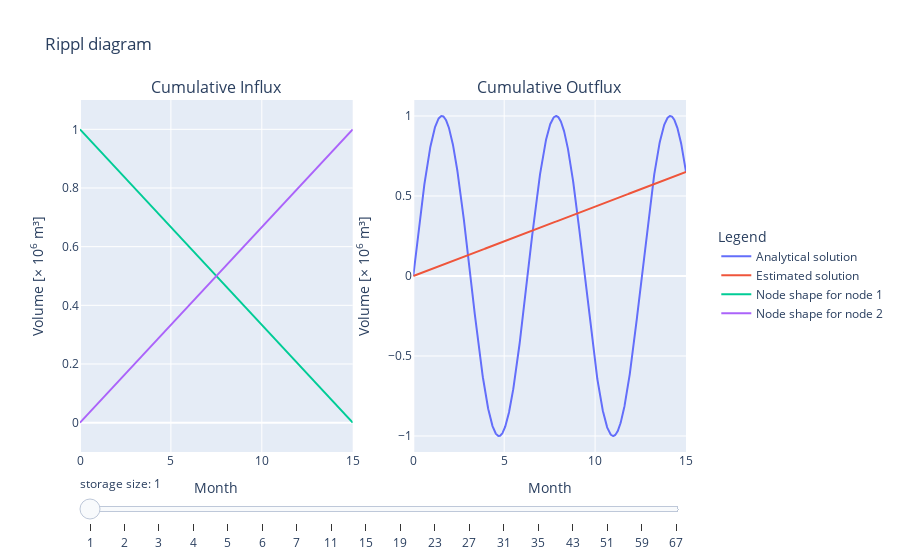

The cell this chart's notebook holds for it:
### Code cell
# Colors
grey = '#eeeeee'  # light grey fill

# Prepare all the graphs that are to be plotted
range_elements = np.concatenate((np.arange(1, 7, 1), np.arange(7, 35, 4), np.arange(35, 70, 8)))

# Create subplots
fig = sp.make_subplots(rows=1, cols=2, subplot_titles=("Cumulative Influx", "Cumulative Outflux"))

base_traces_left = 2  # Number of traces in the left plot that are always visible
base_traces_right = 0  # Number of traces in the right plot that are always visible

# Add traces to the subplots
x_data, y_data, y_vals = shape_functions_applied(10)

# Add left plot traces (Cumulative Influx and Cumulative Outflux)
fig.add_trace(
    go.Scatter(
        visible=True,  # Show for the first value of a
        x=x_data,
        y=y_data,
        # line=dict(color='#6a8ba4'),
        mode='lines',
        name='Analytical solution'
    ),
    row=1,
    col=2
)


# Add traces to the subplots
for a in range_elements:

    x_data, y_data, y_vals = shape_functions_applied(a)

    fig.add_trace(
        go.Scatter(
            visible = True if a == range_elements[0] else False,  # Show for the first value of a
            x=x_data,
            y=y_vals,
            # line=dict(color='#FFA500'),
            mode='lines',
            name='Estimated solution'
        ),
        row=1,
        col=2
    )


# Add traces to the subplots
for a in range_elements:

    data = shape_functions_for_plot(a + 1)

    for i in range(1, a + 2):

        info = data[i]
        x, y = info['x'], info['y']

        # Add right plot traces (Cumulative Outflux for each 'a' value)
        fig.add_trace(
            go.Scatter(
                visible = True if a == range_elements[0] else False,
                x=x,
                y=y,
                mode='lines',
                name=f'Node shape for node {i}'
            ),
            row=1,
            col=1
        )

# Create and add slider
steps = []
for i in range(0, range_elements.shape[0]):

    a = range_elements[i]
    visarray = [False] * len(fig.data)

    visarray[0] = True
    visarray[i + 1] = True

    start_of_second_plot = 1 + len(range_elements)

    if i==0:
        start_index=start_of_second_plot
    else:
        start_index = start_of_second_plot + np.sum(range_elements[0:i]) + i

    num_lines = range_elements[i] + 1
    end_index = start_index + num_lines

    visarray[start_index:end_index] = [True] * (end_index - start_index)
    
    step = dict(
        method="update",
        args=[{"visible": visarray}],
        label=str(round(range_elements[i], 1))
    )
    steps.append(step)

sliders = [dict(
    active=0,  # Show the first value of 'a' initially
    currentvalue={"prefix": r"storage size: "},
    steps=steps
)]

fig.update_layout(
    sliders=sliders,
    title="Rippl diagram",
    legend_title="Legend",
    legend=dict(
        x=1.05,  # Adjust the legend position
        y=0.5
    )
)

fig.update_xaxes(title_text=r'Month', row=1, col=1, range=[x_data[0], x_data[-1]])
fig.update_xaxes(title_text=r'Month', row=1, col=2, range=[x_data[0], x_data[-1]])

# Update y-axis properties
fig.update_yaxes(title_text='Volume [× 10<sup>6</sup> m³]', row=1, col=1, range=[-0.1, 1.1])
fig.update_yaxes(title_text='Volume [× 10<sup>6</sup> m³]', row=1, col=2, range=[-1.1, 1.1])

fig.show()
